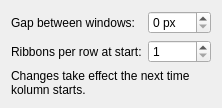
<?xml version="1.0" encoding="UTF-8"?>
<ui version="4.0">
 <class>KolumnConfig</class>
 <widget class="QWidget" name="KolumnConfig">
  <layout class="QFormLayout" name="formLayout">
   <item row="0" column="0">
    <widget class="QLabel" name="gapLabel">
     <property name="text">
      <string>Gap between windows:</string>
     </property>
    </widget>
   </item>
   <item row="0" column="1">
    <widget class="QSpinBox" name="kcfg_Gap">
     <property name="suffix">
      <string> px</string>
     </property>
     <property name="maximum">
      <number>100</number>
     </property>
    </widget>
   </item>
   <item row="1" column="0">
    <widget class="QLabel" name="ribbonsLabel">
     <property name="text">
      <string>Ribbons per row at start:</string>
     </property>
    </widget>
   </item>
   <item row="1" column="1">
    <widget class="QSpinBox" name="kcfg_Ribbons">
     <property name="minimum">
      <number>1</number>
     </property>
     <property name="maximum">
      <number>8</number>
     </property>
    </widget>
   </item>
   <item row="2" column="0" colspan="2">
    <widget class="QLabel" name="reloadLabel">
     <property name="text">
      <string>Changes take effect the next time kolumn starts.</string>
     </property>
     <property name="wordWrap">
      <bool>true</bool>
     </property>
    </widget>
   </item>
  </layout>
 </widget>
 <resources/>
 <connections/>
</ui>
